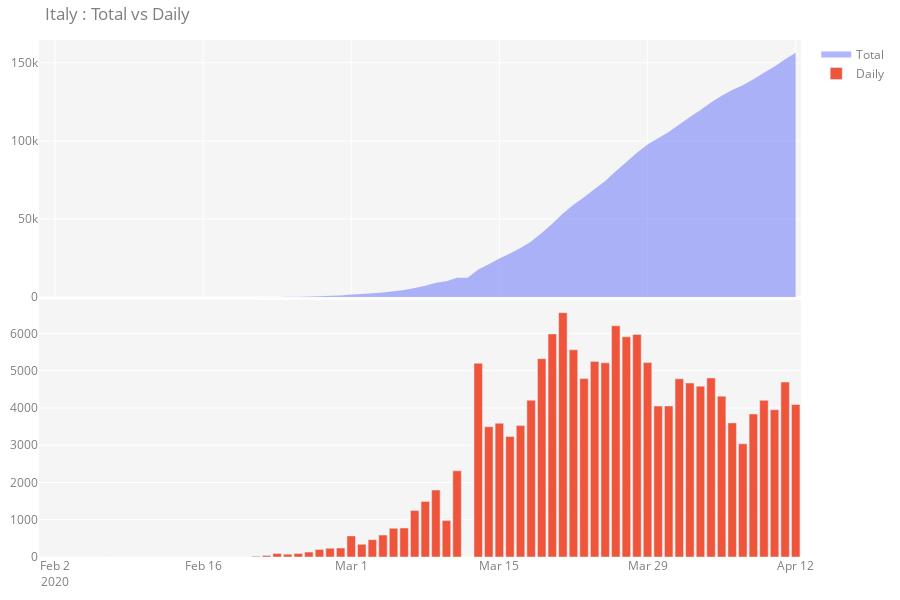

Source (notebook cell):
### Code cell
fig = make_subplots(rows=2, cols=1, shared_xaxes=True, vertical_spacing=0.005)
fig.append_trace(go.Scatter(
    x=full_df.index,
    y=full_df['Confirmed'],
    mode='none',
    name='Total',
    fill='tozeroy'),
    row=1, col=1)

fig.append_trace(go.Bar(
    x=full_df.index,
    y=full_df['Confirmed Daily'],
    name='Daily'),
    row=2, col=1)

fig.update_layout(
    margin=dict(l=10, r=10, t=40, b=10), width=900, height=600, plot_bgcolor='rgb(245,245,245)',
    title= country + ' : Total vs Daily',
     font=dict(
#         family="Courier New, monospace",
        size=12,
        color="#7f7f7f"
    )
)
fig.show()
